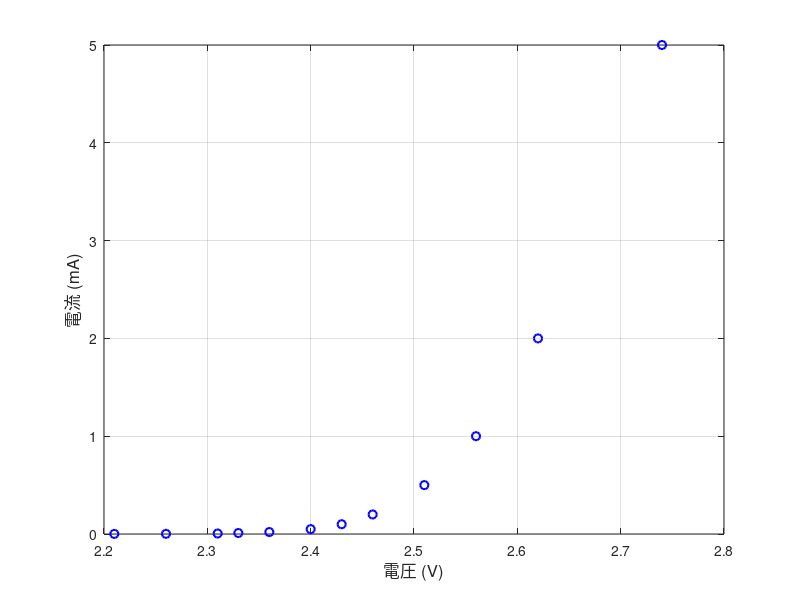
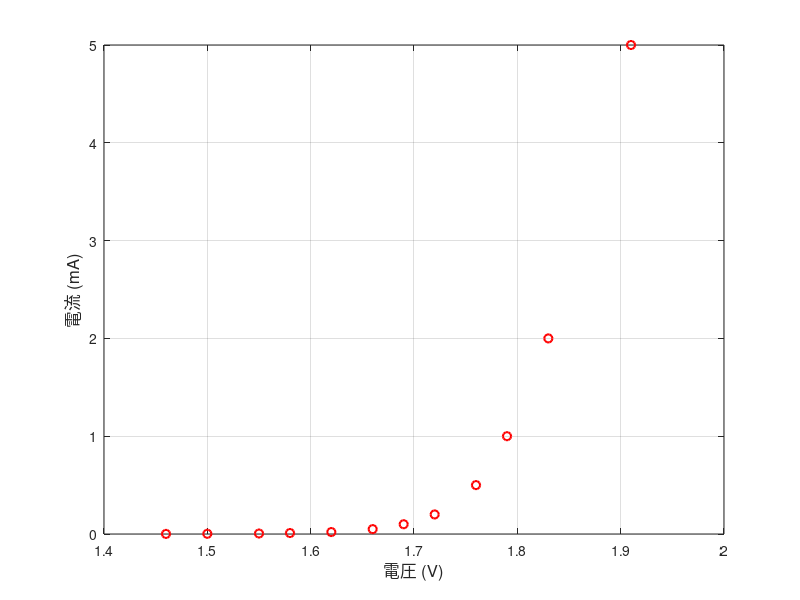
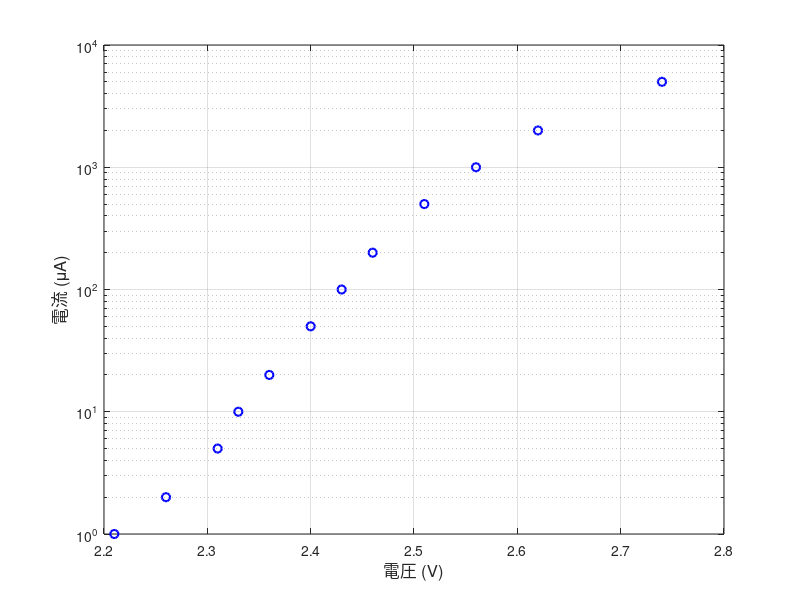
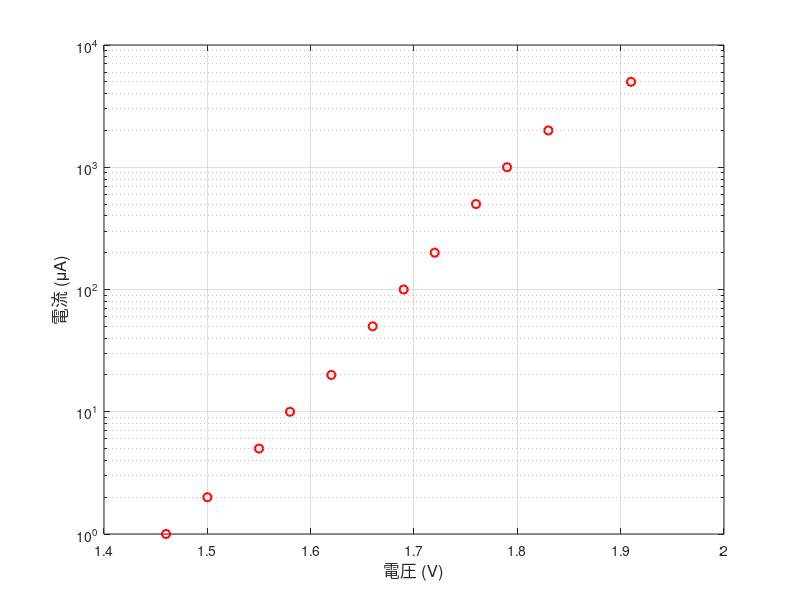

MATLAB code for these plots, in order:
% 共通データ
I_D = [   1,    2,    5,   10,   20,   50,  100,  200,  500, 1000, 2000, 5000];
V_blue = [2.21, 2.26, 2.31, 2.33, 2.36, 2.40, 2.43, 2.46, 2.51, 2.56, 2.62, 2.74];
V_red  = [1.46, 1.50, 1.55, 1.58, 1.62, 1.66, 1.69, 1.72, 1.76, 1.79, 1.83, 1.91];

% mA単位に変換（線形スケール用）
I_D_mA = I_D / 1000;    % μA → mA

% --- Script 1: 青色データ（リニアスケール）---

figure;
plot(V_blue, I_D_mA, 'bo', 'LineWidth', 1.5, 'MarkerFaceColor', 'none');
xlabel('電圧 (V)', 'FontSize', 12);
ylabel('電流 (mA)', 'FontSize', 12);
grid on;
% --- Script 2: 赤色データ（リニアスケール）---

figure;
plot(V_red, I_D_mA, 'ro', 'LineWidth', 1.5, 'MarkerFaceColor', 'none');
xlabel('電圧 (V)', 'FontSize', 12);
ylabel('電流 (mA)', 'FontSize', 12);
grid on;

% --- Script 3: 青色データ（片対数スケール）---

figure;
semilogy(V_blue, I_D, 'bo', 'LineWidth', 1.5, 'MarkerFaceColor', 'none');
xlabel('電圧 (V)', 'FontSize', 12);
ylabel('電流 (\muA)', 'FontSize', 12);
grid on;

% --- Script 4: 赤色データ（片対数スケール）---

figure;
semilogy(V_red, I_D, 'ro', 'LineWidth', 1.5, 'MarkerFaceColor', 'none');
xlabel('電圧 (V)', 'FontSize', 12);
ylabel('電流 (\muA)', 'FontSize', 12);
grid on;

